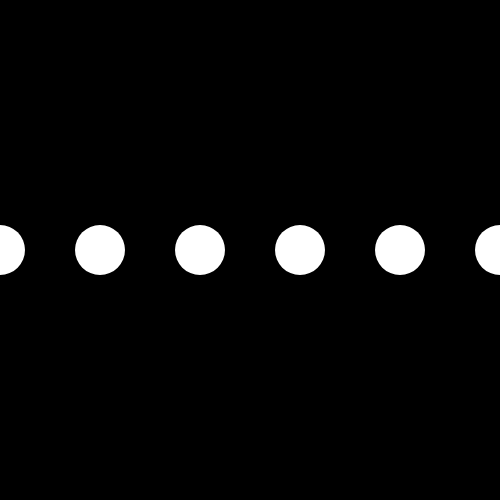
Frame 1 (no input)
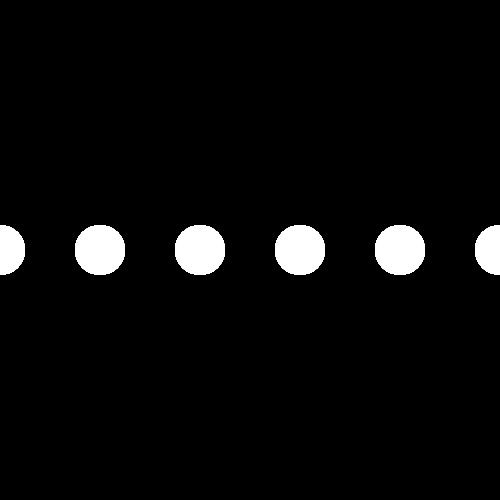
Frame 60 (no input)
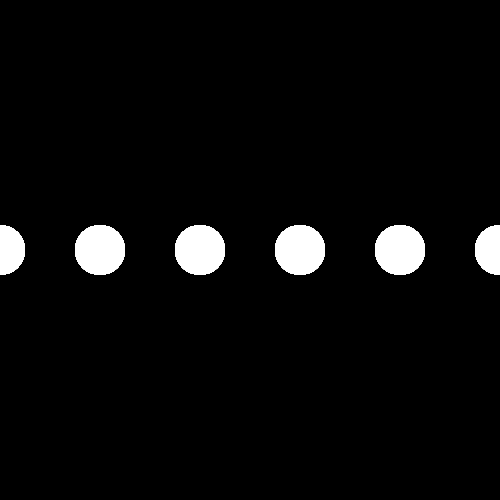
Frame 120 (the mouse pressed at the canvas centre since frame 60)

The p5.js sketch that drew these frames (run headless with seeded random() and noise() and a simulated clock; from frame 60 on, the mouse is pressed at the canvas centre):

// p5.js sketch
// ── sketch.js
//This exercise demonstrates how to use a simple while-loop to draw circles across the canvas

function setup(){
    createCanvas(500,500);
    noStroke();
    background(0);
}
function draw(){
    var x = 0; //declare variable for x coordinate
    //repeat loop until x > width
    while(x <= width){
        ellipse(x,height/2,50); //draw ellipse at x coordinate
        x+=100; //increase x by 100
    }
    
}
